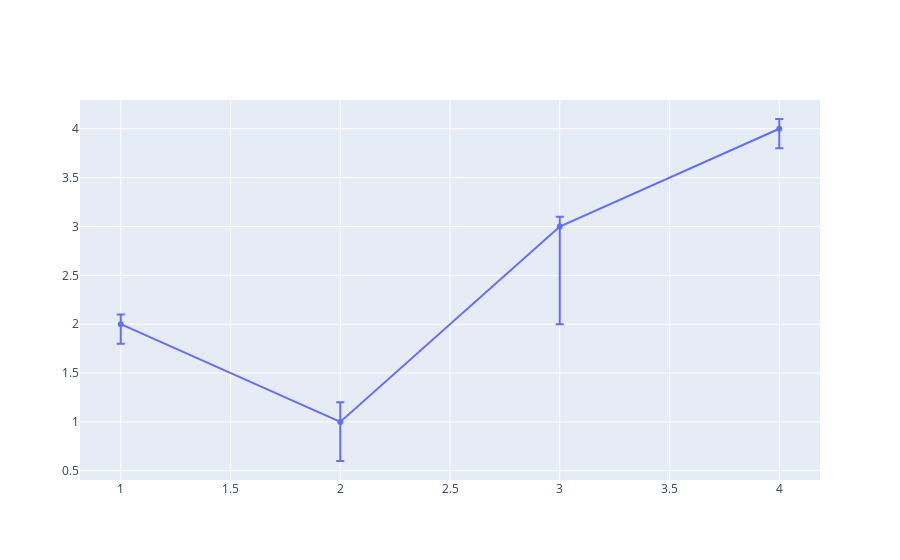

Write notebook code for a chart like this one.
### Code cell
fig = go.Figure(data=go.Scatter(
        x=[1, 2, 3, 4],
        y=[2, 1, 3, 4],
        error_y=dict(
            type='data',
            symmetric=False,
            array=[0.1, 0.2, 0.1, 0.1],
            arrayminus=[0.2, 0.4, 1, 0.2])
        ))
fig.show()

### Figure 1 — Plotly figure (JSON) as saved in the notebook; plotly's stock layout.template omitted (floating-point values rounded to 4 significant figures)
{"data": [{"error_y": {"array": [0.1, 0.2, 0.1, 0.1], "arrayminus": [0.2, 0.4, 1, 0.2], "symmetric": false, "type": "data"}, "type": "scatter", "x": [1, 2, 3, 4], "y": [2, 1, 3, 4]}], "layout": {}}
